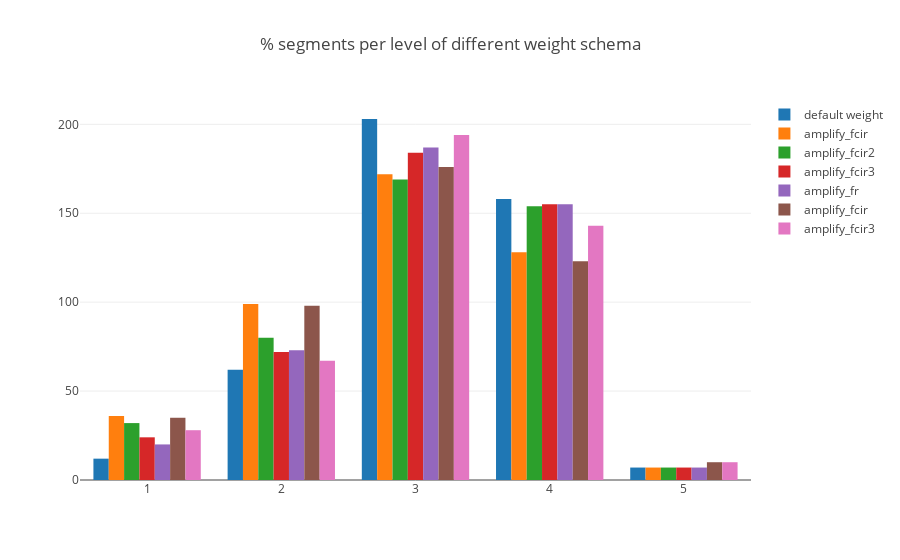

Notebook code cell kept with this figure:
### Code cell
y_ = {3: y3, 4: y4, 5: y_all}[levels]
arrs = [y_.csl.values]+amplify_ys
title = 'score histogram of % segments of different weight schema'
arrs = [y_.csl.round().values] + [y.round() for y in amplify_ys]
title = '% segments per level of different weight schema'

fig = plotly_fig.hist(arrs, names=['default weight']+amplify_names, title=title, histnorm=False)
iplot(fig)

### Figure 1 — Plotly figure (JSON) as saved in the notebook; plotly's stock layout.template omitted (floating-point values rounded to 4 significant figures; data arrays with more than 128 entries replaced by an {"elided": "..."} marker saying what was removed)
{"data": [{"histnorm": false, "name": "default weight", "type": "histogram", "x": {"elided": "442 int values"}}, {"histnorm": false, "name": "amplify_fcir", "type": "histogram", "x": {"elided": "442 int values"}}, {"histnorm": false, "name": "amplify_fcir2", "type": "histogram", "x": {"elided": "442 int values"}}, {"histnorm": false, "name": "amplify_fcir3", "type": "histogram", "x": {"elided": "442 int values"}}, {"histnorm": false, "name": "amplify_fr", "type": "histogram", "x": {"elided": "442 int values"}}, {"histnorm": false, "name": "amplify_fcir", "type": "histogram", "x": {"elided": "442 int values"}}, {"histnorm": false, "name": "amplify_fcir3", "type": "histogram", "x": {"elided": "442 int values"}}], "layout": {"title": "% segments per level of different weight schema"}}
